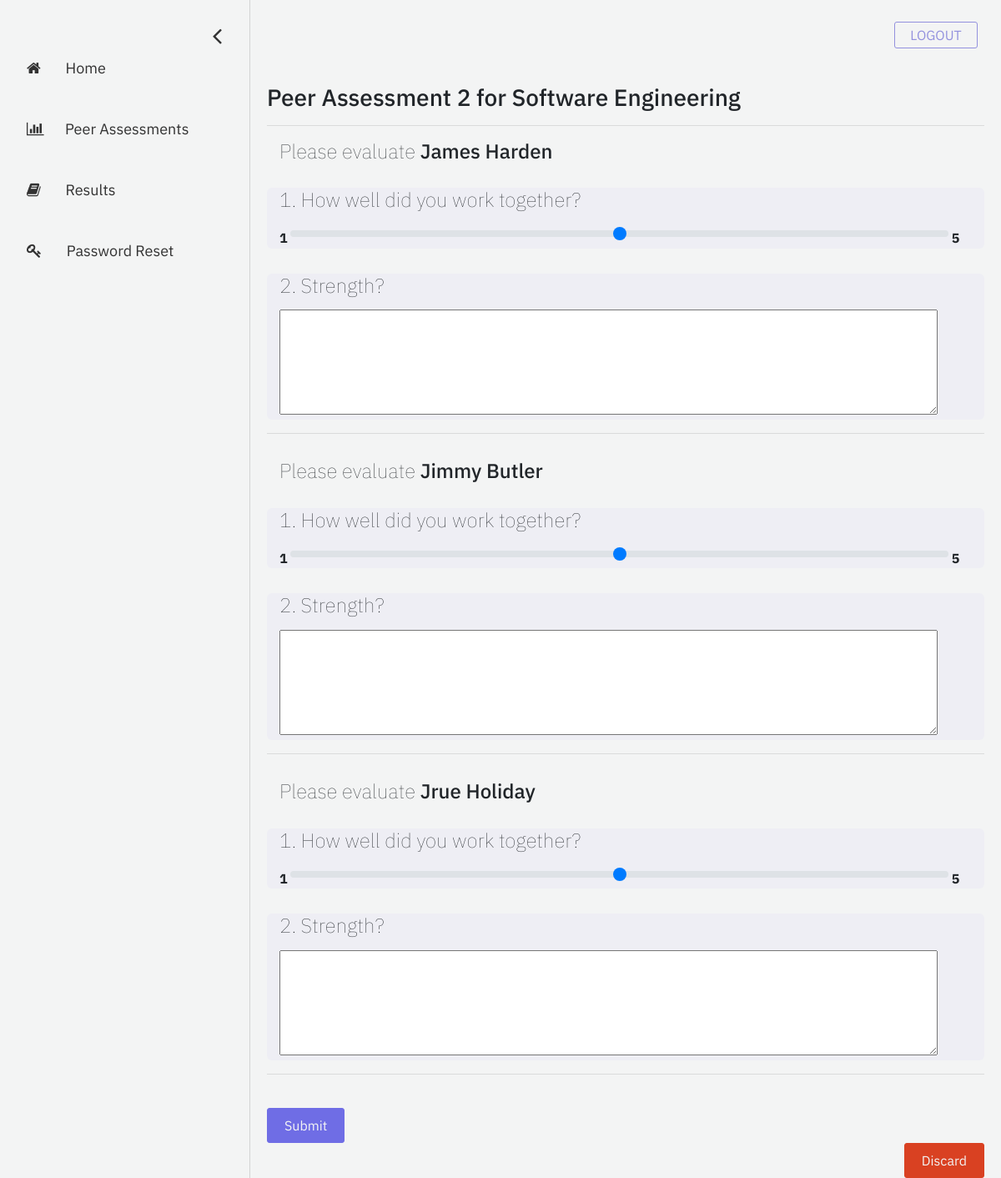
The app's page /student/answer-assessment/21/ (signed in) with its own data.
### assessment/models.py (models this page shows, shortened)
class Assessment(models.Model):
    name = models.CharField("assessment name", max_length=255)
    description = models.TextField("description", max_length=512, blank=True)
    date_created = models.DateTimeField("date created", auto_now_add=True)
    start_date = models.DateField("start date")
    end_date = models.DateField("end date")
    open_status = models.BooleanField("open status", default=True)
    course = models.ForeignKey(Course, on_delete=models.CASCADE) # the course that this peer review belongs to
    questions = models.ManyToManyField(Question) # a set of Questions under this assessment
    result_sets = models.ManyToManyField(Result_set) # a set of Result_sets under this assessment
    completed_students = models.ManyToManyField(User, related_name="completed_students") # a set of Users who have completed this assessment

class Question(models.Model):
    TYPE_TEXT = 'Text'
    TYPE_Rating = 'Rating'
    ANSWER_TYPE = (
        (TYPE_TEXT, "Text"),
        (TYPE_Rating, "Rating"),
    )
    question_text = models.CharField(max_length=500)
    type_answer = models.CharField(max_length=6, choices=ANSWER_TYPE, default=TYPE_Rating)

### registration/models.py (models this page shows, shortened)
class Course(models.Model):
    course_name = models.CharField("course name", max_length=60)
    course_code = models.IntegerField("course code")
    section_number = models.SmallIntegerField("section number")
    year = models.SmallIntegerField("year of realization")
    semester_choices = (
        ('S', 'Spring'),
        ('F', 'Fall'),
    )
    semester = models.CharField("semester of realization", max_length = 1, choices = semester_choices)
    professors = models.ManyToManyField(User)
    students = models.ManyToManyField(User, related_name="students")

### account/models.py (models this page shows, shortened)
class User(AbstractBaseUser, PermissionsMixin):
    email = models.EmailField(
        verbose_name=_('email address'), max_length=255, unique=True
    )
    first_name = models.CharField(_('first name'), max_length=30, blank=True)
    last_name = models.CharField(_('last name'), max_length=150, blank=True)
    eagle_id = models.CharField(max_length = 8, unique=True)
    is_student = models.BooleanField(
        _('student status'),
        default=False,
        help_text=_(
            'Shows whether this user is a student. '
        ),
    )
    is_instructor = models.BooleanField(
        _('instructor status'),
        default=False,
        help_text=_(
            'Shows whether this user is a instructor. '
        ),
    )
    is_active = models.BooleanField(
        _('active'),
        default=True,
        help_text=_(
            'Designates whether this user should be treated as active. '
            'Unselect this instead of deleting accounts.'
        ),
    )
    is_staff = models.BooleanField(
        _('admin status'),
        default=False,
        help_text=_(
            'Designates whether the user can log into this admin site.'
        ),
    )
    date_joined = models.DateTimeField(
        _('date joined'), default=timezone.now
    )
    objects = UserManager()
    USERNAME_FIELD = 'email'
    REQUIRED_FIELDS = ['first_name', 'last_name', 'eagle_id', 'is_student', 'is_instructor']

### eval_student/views.py (the view)
# urls.py: path('answer-assessment/<int:assessment_id>/', views.answer_assessment, name='answer-assessment'),
def answer_assessment(request, assessment_id):
    assessment = Assessment.objects.get(pk=assessment_id) # the assessment object
    questions = assessment.questions.all() # set of questions in this assessment
    teams = Team.objects.filter(course=assessment.course) # set of teams in this course
    evaluated_team = None
    evaluated = []
    for team in teams:
        if request.user in team.student.all():
            evaluated_team = team
            for each in team.student.all():
                if each != request.user:
                    evaluated.append(each)
    context = {
        'assessment': assessment,
        'question_list': questions,
        'team': evaluated_team,
        'evaluated_list': evaluated,
    }
    return render(request, 'eval_student/answer-assessment.html', context=context)

### eval_student/templates/eval_student/answer-assessment.html (shortened to what this page needs)
{% extends 'eval_student/base-sidebar.html'%}
{% load static %}
{% block content%}
	<div id="main">
		<h3>{{ assessment.name }} for {{ assessment.course.course_name }}</h3>
		<hr>
		<form action="{% url 'submit_assessment' assessment_id=assessment.id %}" method="post"> {% csrf_token %}
			{% for student in evaluated_list %}
				<div class="container">
					<h4>Please evaluate <b style="font-weight: 500;">{{student.first_name}} {{student.last_name}}</b></h4>
				</div>
				{% for question in question_list %}
				<div class="container" style="background-color: rgba(107, 99, 255, 0.036); border-radius: 6px;">
					<h4 style="margin-bottom: 15px; margin-top: 30px;">{{forloop.counter}}. {{ question.question_text }}</h4>
					{% if question.type_answer == question.TYPE_Rating %}
						<div>
							<b>1</b>  <input style="width: 95%;" type="range" class="custom-range" min="1" max="5" step="1" id="q_@{{ student.eagle_id }}{{ question.id }}" name="q_@{{ student.eagle_id }}{{ question.id }}"> <b> 5</b>
						</div>
					{% else %}
						<textarea style="width: 95%;" rows="5" id="q_@{{ student.eagle_id }}{{ question.id }}" name="q_@{{ student.eagle_id }}{{ question.id }}"></textarea>
					{% endif %}
				</div>
				{% endfor %}
				<hr style="margin-bottom: 30px;">
			{% endfor %}
			<button style="margin-top: 10px;" type="submit" class="buttons purple">Submit</button>
		</form>
		<form>
				<button formaction="{% url 'peer-assessments' %}" class="buttons red float-right">Discard</button>
		</form>
	</div>
{% endblock %}

### eval_student/static/eval_student/css/base-sidebar.css (style rules this page uses)
body { font-family: 'IBM Plex Sans', sans-serif; background-color: #f3f4f4; }
#main { transition: margin-left .5s; padding: 20px; }
.buttons { -webkit-border-radius: 3px; -moz-border-radius: 3px; border-radius: 3px; line-height: 0px; color: #f3f4f4; padding: 20px; display: inline-block; cursor: pointer; text-align: center; text-decoration: none; }
.purple { border: 1px solid #6f6de5; background-color: #6f6de5; }
.red { border: 1px solid #d94122; background-color: #d94122; }

### eval_student/static/eval_student/css/peer-assessments.css (style rules this page uses)
h4 { font-weight: 80; margin-right: 5%; }

### records on screen
Assessment: name "Peer Assessment 2", course.course_name "Software Engineering"
User: first_name "James", last_name "Harden"
Question: question_text "How well did you work together?"
Question: question_text "Strength?"
User: first_name "Jimmy", last_name "Butler"
User: first_name "Jrue", last_name "Holiday"
